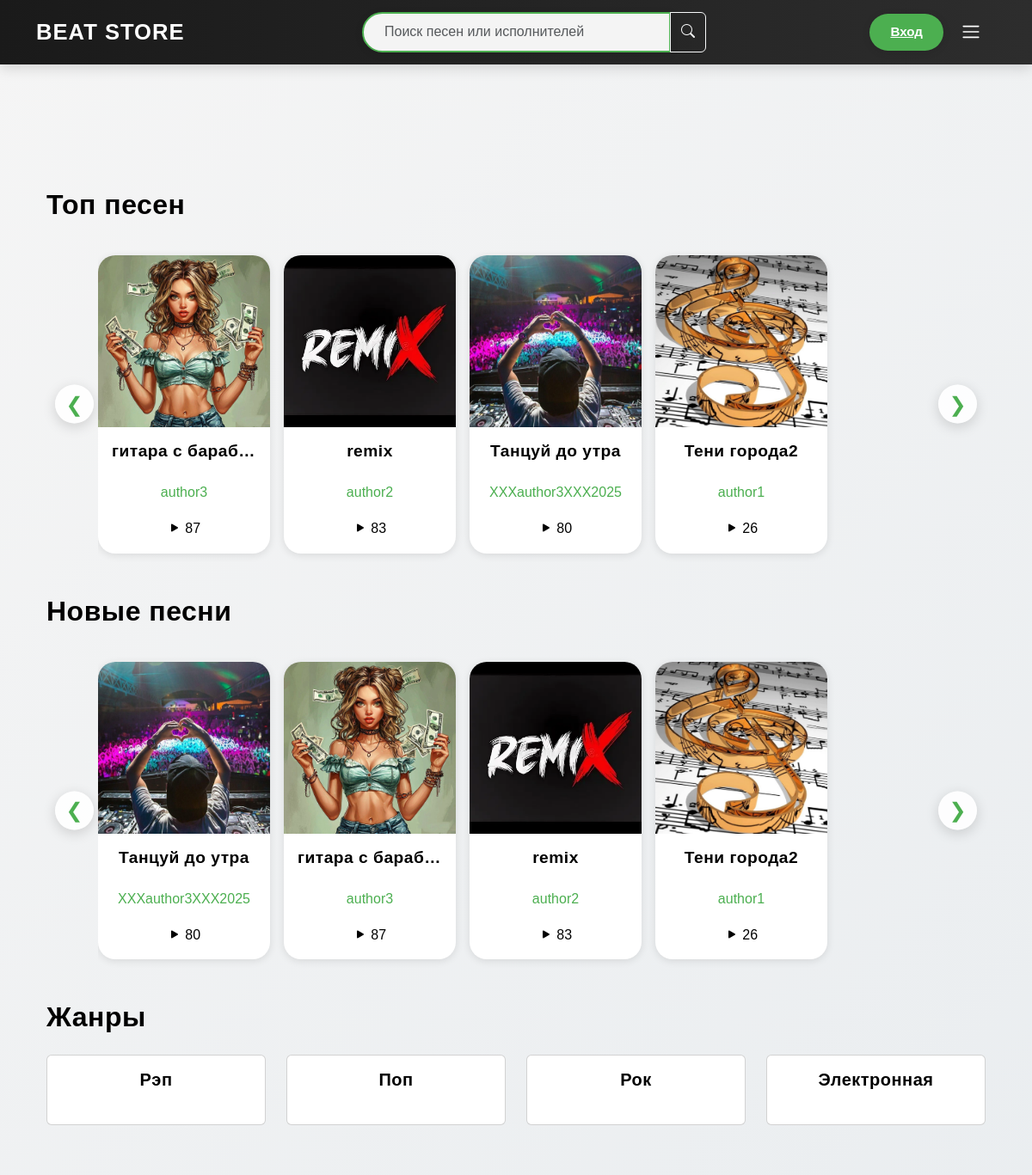
Before: / (upper part) with the older database file.
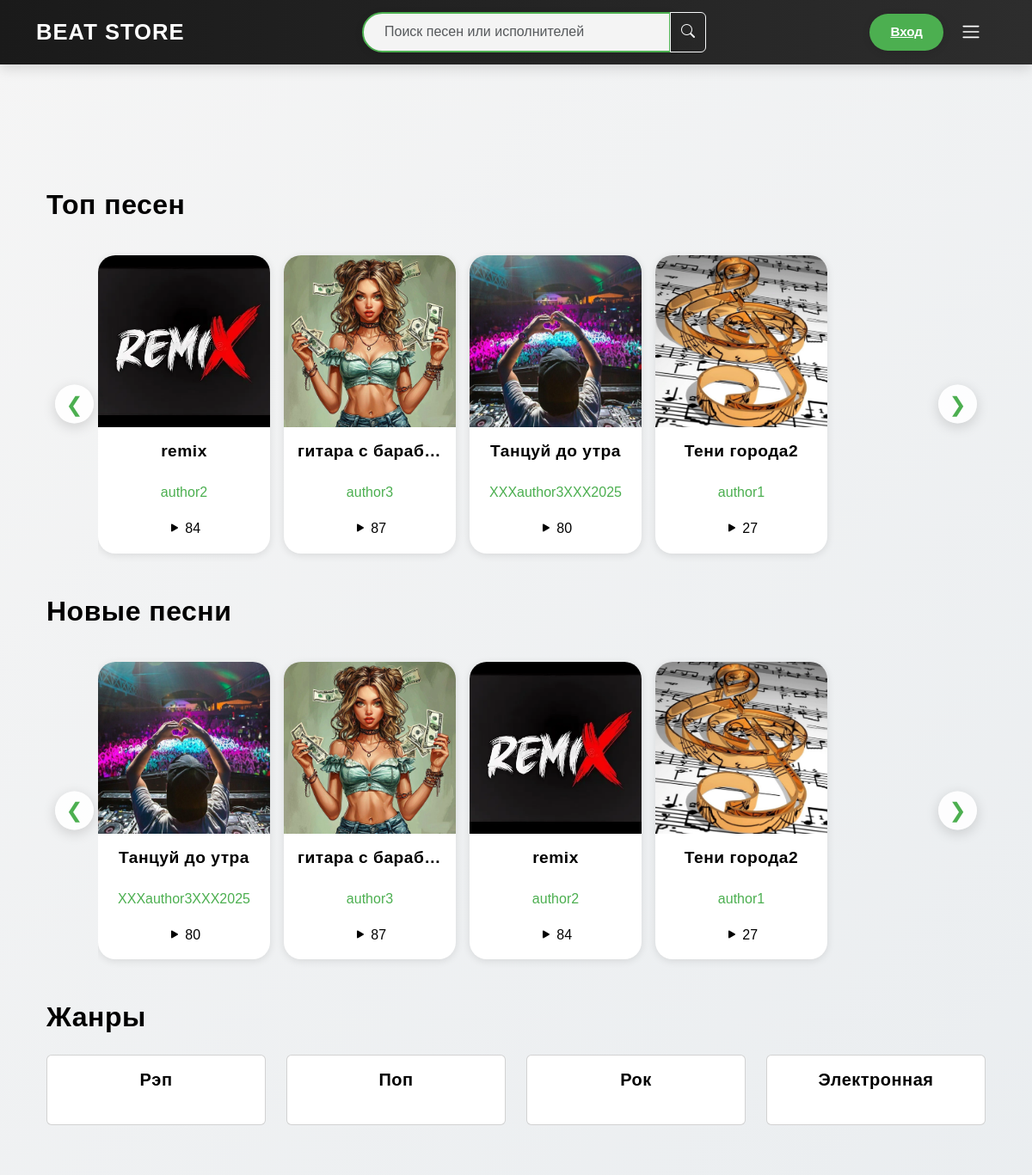
After: the same page with the newer database file.
### store/models.py (models this page shows, shortened)
class Song(models.Model):
    title = models.CharField(max_length=100, verbose_name='Название')
    path = models.FileField(upload_to='songs/', verbose_name='Файл')
    cover = models.ImageField(upload_to='covers/', null=True, blank=True, verbose_name='Обложка')
    likes = models.ManyToManyField(
        User,
        related_name='liked_songs',
        blank=True,
        verbose_name='Лайки'
    )
    author = models.ForeignKey(
        User,
        on_delete=models.CASCADE,
        related_name='songs',
        verbose_name='Автор'
    )
    genre = models.ForeignKey(
        Genre,
        on_delete=models.SET_NULL,
        null=True,
        blank=True,
        verbose_name='Жанр'
    )
    price = models.DecimalField(
        max_digits=8,
        decimal_places=2,
        default=0.00,
        verbose_name='Цена'
    )
    total_plays = models.PositiveIntegerField(default=0, verbose_name='Количество прослушиваний')
    created_at = models.DateTimeField(auto_now_add=True, verbose_name='Дата создания')
    @property
    def total_likes(self):
        return self.likes.count()
    class Meta:
        verbose_name = 'Песня'
        verbose_name_plural = 'Песни'
        ordering = ['-created_at']
        indexes = [
            models.Index(fields=['created_at']),
            models.Index(fields=['total_plays']),
            models.Index(fields=['author', 'created_at']),
        ]

class User(AbstractUser):
    email = models.EmailField(unique=True, verbose_name='Электронная почта')
    balance = models.DecimalField(max_digits=10, decimal_places=2, default=0.00, verbose_name='Баланс')
    class Meta:
        verbose_name = 'Пользователь'
        verbose_name_plural = 'Пользователи'
        indexes = [models.Index(fields=['username', 'email'])]

class Genre(models.Model):
    name = models.CharField(max_length=50, unique=True, verbose_name='Название')
    class Meta:
        verbose_name = 'Жанр'
        verbose_name_plural = 'Жанры'

### store/views.py (the view)
# urls.py: path('', views.index, name='index'),
def index(request):
    top_songs = Song.objects.annotate(like_count=Count('likes')).order_by('-like_count', '-total_plays')[:10]
    new_songs = Song.objects.order_by('-created_at')[:10]
    genres = Genre.objects.all()
    songs_json = [
        {
            'id': song.id,
            'path': song.path.url,
            'title': song.title,
            'author': song.author.username,
            'total_likes': song.total_likes,
            'price': float(song.price),
            'total_plays': song.total_plays
        }
        for song in (list(top_songs) + list(new_songs))
    ]
    context = {
        'top_songs': top_songs,
        'new_songs': new_songs,
        'genres': genres,
        'songs_json': json.dumps(songs_json, ensure_ascii=False),
    }
    return render(request, 'store/index.html', context)

### store/templates/store/index.html (shortened to what the changed rows need)
{% extends 'store/base.html' %}
{% load static %}
{% block extra_css %}
    <link href="https://cdn.jsdelivr.net/npm/bootstrap-icons@1.10.5/font/bootstrap-icons.css" rel="stylesheet">
    <link rel="stylesheet" href="{% static 'css/style.css' %}">
{% endblock %}
{% block content %}
    <main class="container my-4">
        <section class="category">
            <h2>Топ песен</h2>
            <div class="songs-container position-relative">
                <div class="songs" id="top-songs">
                    {% for song in top_songs %}
                        <div class="song-item" data-song-id="{{ song.id }}">
                            <div class="song-image-container">
                            </div>
                            <div class="song-info">
                                <h3 class="song-title">{{ song.title }}</h3>
                                <p class="song-author">
                                    <a href="{% url 'store:profile' song.author.username %}" class="song-author-link">{{ song.author.username }}</a>
                                </p>
                                <div class="song-stats">
                                    <span id="plays-count-{{ song.id }}"><i class="bi bi-play-fill"></i> {{ song.total_plays|default:"0" }}</span>
                                </div>
                            </div>
                        </div>
                    {% empty %}
                        <div class="song-item text-center">
                            <p>Пока нет популярных песен.</p>
                        </div>
                    {% endfor %}
                </div>
            </div>
        </section>
        <section class="category">
            <h2>Новые песни</h2>
            <div class="songs-container position-relative">
                <div class="songs" id="new-songs">
                    {% for song in new_songs %}
                        <div class="song-item" data-song-id="{{ song.id }}">
                            <div class="song-image-container">
                            </div>
                            <div class="song-info">
                                <h3 class="song-title">{{ song.title }}</h3>
                                <p class="song-author">
                                    <a href="{% url 'store:profile' song.author.username %}" class="song-author-link">{{ song.author.username }}</a>
                                </p>
                                <div class="song-stats">
                                    <span id="plays-count-{{ song.id }}"><i class="bi bi-play-fill"></i> {{ song.total_plays|default:"0" }}</span>
                                </div>
                            </div>
                        </div>
                    {% empty %}
                        <div class="song-item text-center">
                            <p>Пока нет новых песен.</p>
                        </div>
                    {% endfor %}
                </div>
            </div>
        </section>
        <section class="category">
            <h2>Жанры</h2>
            <div class="row">
                {% for genre in genres %}
                    <div class="col-md-3 col-sm-6 mb-3">
                        <a href="{% url 'store:music_list' %}?genre={{ genre.id }}" class="genre-link">
                            <div class="card">
                                <div class="card-body text-center">
                                    <h5>{{ genre.name }}</h5>
                                </div>
                            </div>
                        </a>
                    </div>
                {% empty %}
                    <p>Жанры отсутствуют.</p>
                {% endfor %}
            </div>
        </section>
    </main>
{% endblock %}

Changed rows visible on the page:
changed Song "remix": total_plays "83" → "84"; moves up the list
changed Song "Тени города2": total_plays "26" → "27"
